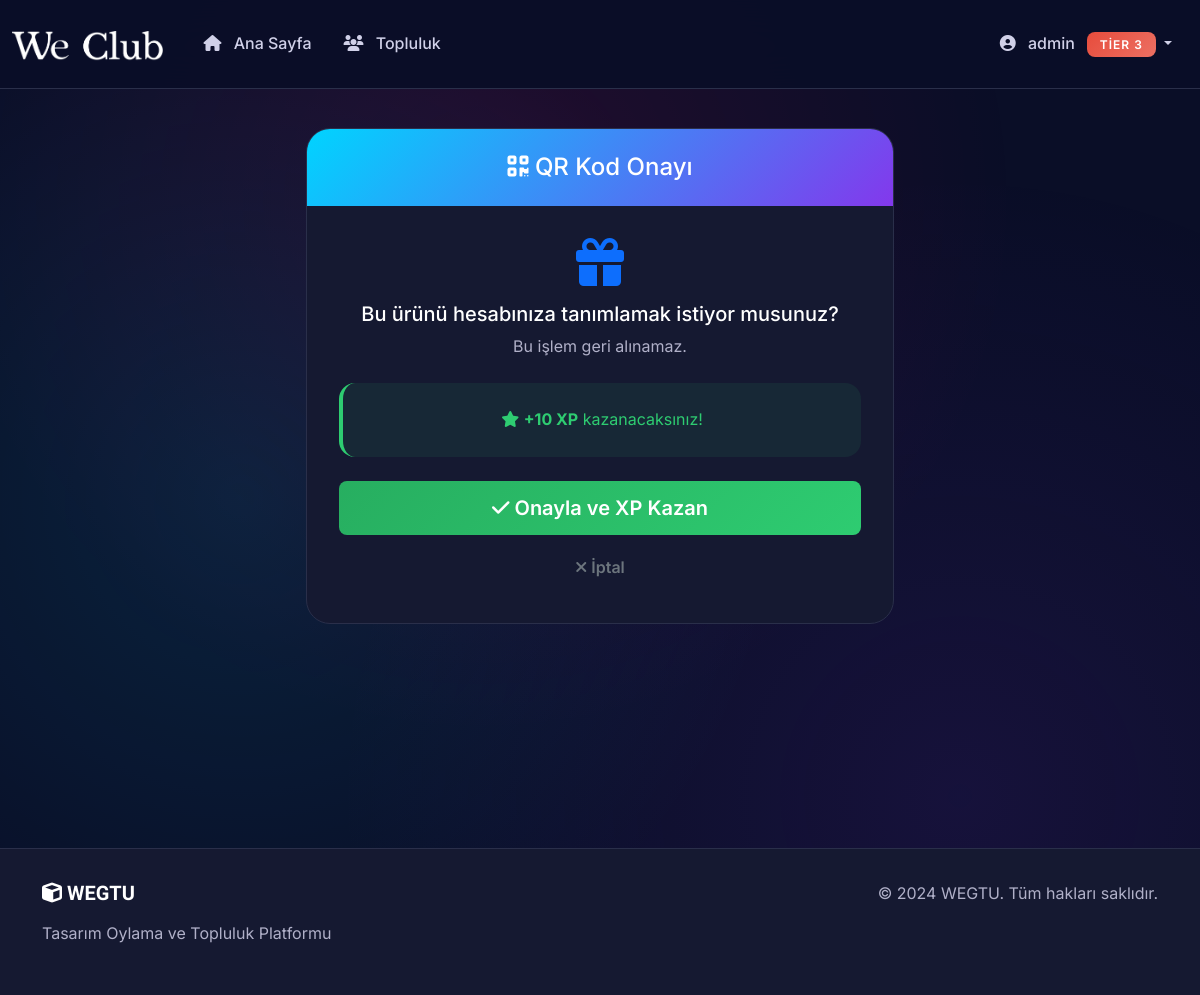
The app's page /qr/V0uQJKcp9Y_9Vtg3umw2DA (signed in) with its own data.
### app/models.py (models this page shows, shortened)
class User(UserMixin, db.Model):
    id = db.Column(db.Integer, primary_key=True)
    username = db.Column(db.String(64), index=True, unique=True, nullable=False)
    email = db.Column(db.String(120), index=True, unique=True, nullable=False)
    password_hash = db.Column(db.String(256), nullable=False)
    tier = db.Column(db.Integer, default=0)  # Tier 0: Aktif değil
    xp = db.Column(db.Integer, default=0)
    is_admin = db.Column(db.Boolean, default=False)  # Admin kontrolü
    bio = db.Column(db.Text, nullable=True)
    profile_image = db.Column(db.String(120), nullable=True, default='default.jpg')
    designs = db.relationship('Design', backref='owner', lazy='dynamic')
    votes = db.relationship('Vote', backref='voter', lazy='dynamic')
    comments = db.relationship('Comment', backref='author', lazy='dynamic')
    created_polls = db.relationship('Poll', backref='creator', lazy='dynamic')

class QRCode(db.Model):
    id = db.Column(db.Integer, primary_key=True)
    hash_id = db.Column(db.String(100), unique=True, index=True, nullable=False)
    xp_value = db.Column(db.Integer, default=10)
    is_used = db.Column(db.Boolean, default=False)
    used_by_user_id = db.Column(db.Integer, db.ForeignKey('user.id'), nullable=True)
    used_at = db.Column(db.DateTime, nullable=True)
    created_at = db.Column(db.DateTime, default=datetime.utcnow)
    used_by = db.relationship('User', backref='qr_codes_used')

### app/routes.py (the view)
@main_bp.route('/qr/<string:hash_id>')
@login_required
def qr_scan(hash_id):
    qr = QRCode.query.filter_by(hash_id=hash_id).first()
    if not qr:
        flash('Geçersiz QR kod.', 'error')
        return render_template('qr_error.html')
    if qr.is_used:
        flash('Bu QR kod daha önce kullanılmış.', 'error')
        return render_template('qr_error.html')
    return render_template('qr_confirm.html', qr=qr)

### app/__init__.py (called while the page is built)
def create_app():
    app = Flask(__name__)
    app.config['SECRET_KEY'] = 'your-secret-key-here'
    app.config['SQLALCHEMY_DATABASE_URI'] = 'sqlite:///wegtu.db'
    app.config['SQLALCHEMY_TRACK_MODIFICATIONS'] = False
    app.config['UPLOAD_FOLDER'] = 'app/static/uploads'
    app.config['MAX_CONTENT_LENGTH'] = 16 * 1024 * 1024  # 16MB max file size
    db.init_app(app)
    login_manager.init_app(app)
    csrf.init_app(app)
    login_manager.login_view = 'auth.login'
    login_manager.login_message = 'Bu sayfaya erişmek için giriş yapmalısınız.'
    login_manager.login_message_category = 'info'
    @login_manager.user_loader
    def load_user(user_id):
        from app.models import User
        return User.query.get(int(user_id))
    from app.routes import main_bp, auth_bp
    app.register_blueprint(main_bp)
    app.register_blueprint(auth_bp, url_prefix='/auth')
    return app

### app/templates/qr_confirm.html (shortened to what this page needs)
{% extends "base.html" %}
{% block content %}
<div class="row justify-content-center">
    <div class="col-md-6">
        <div class="card">
            <div class="card-header text-center">
                <h4 class="mb-0">
                    <i class="fas fa-qrcode"></i> QR Kod Onayı
                </h4>
            </div>
            <div class="card-body text-center">
                <div class="mb-4">
                    <i class="fas fa-gift fa-3x text-primary mb-3"></i>
                    <h5>Bu ürünü hesabınıza tanımlamak istiyor musunuz?</h5>
                    <p class="text-muted">Bu işlem geri alınamaz.</p>
                </div>
                <div class="alert alert-success">
                    <i class="fas fa-star"></i>
                    <strong>+{{ qr.xp_value }} XP</strong> kazanacaksınız!
                </div>
                <form method="POST" action="{{ url_for('main.qr_claim', hash_id=qr.hash_id) }}">
                    <div class="d-grid gap-2">
                        <button type="submit" class="btn btn-success btn-lg">
                            <i class="fas fa-check"></i> Onayla ve XP Kazan
                        </button>
                        <a href="{{ url_for('main.index') }}" class="btn btn-outline-secondary">
                            <i class="fas fa-times"></i> İptal
                        </a>
                    </div>
                </form>
            </div>
        </div>
    </div>
</div>
{% endblock %}

### app/templates/base.html (shortened to what this page needs)
<!DOCTYPE html>
<html lang="tr">
<head>
    <link href="https://cdn.jsdelivr.net/npm/bootstrap@5.3.2/dist/css/bootstrap.min.css" rel="stylesheet">
    <link rel="stylesheet" href="https://cdnjs.cloudflare.com/ajax/libs/font-awesome/6.5.1/css/all.min.css">
    <link href="{{ url_for('static', filename='css/style.css') }}" rel="stylesheet">
</head>
<body>
    <nav class="navbar navbar-expand-lg fixed-top navbar-dark">
        <div class="container-fluid">
            <a class="navbar-brand" href="{{ url_for('main.index') }}">
                <img src="{{ url_for('static', filename='img/logo.png') }}" alt="" height="30">
            </a>
            <div class="collapse navbar-collapse" id="navbarNav">
                <ul class="navbar-nav me-auto">
                    <li class="nav-item">
                        <a class="nav-link" href="{{ url_for('main.index') }}">
                            <i class="fas fa-home"></i> Ana Sayfa
                        </a>
                    </li>
                    <li class="nav-item">
                        <a class="nav-link" href="{{ url_for('main.forum') }}">
                            <i class="fas fa-users"></i> Topluluk
                        </a>
                    </li>
                </ul>
                <ul class="navbar-nav">
                    {% if current_user.is_authenticated %}
                        <li class="nav-item dropdown">
                            <a class="nav-link dropdown-toggle" href="#" id="navbarDropdown" role="button" data-bs-toggle="dropdown">
                                <i class="fas fa-user-circle"></i> {{ current_user.username }}
                                <span class="badge tier-{{ current_user.tier }} ms-2">
                                    Tier {{ current_user.tier }}
                                </span>
                            </a>
                        </li>
                    {% endif %}
                </ul>
            </div>
        </div>
    </nav>
    <main class="main-content">
        {% block content %}{% endblock %}
    </main>
    <footer class="footer">
        <div class="container">
            <div class="row">
                <div class="col-md-6">
                    <h5><i class="fas fa-cube"></i> WEGTU</h5>
                    <p class="text-muted">Tasarım Oylama ve Topluluk Platformu</p>
                </div>
                <div class="col-md-6 text-md-end">
                    <p class="text-muted">&copy; 2024 WEGTU. Tüm hakları saklıdır.</p>
                </div>
            </div>
        </div>
    </footer>
</body>
</html>

### app/static/css/style.css (style rules this page uses)
:root { --bg-primary: #0a0e27; --bg-secondary: #151931; --bg-tertiary: #1e233a; --accent-primary: #00d4ff; --accent-secondary: #ff006e; --accent-tertiary: #8338ec; --text-primary: #ffffff; --text-secondary: #d0d0e8; --text-muted: #b0b0c8; --border-color: #2a2f4a; --gradient-primary: linear-gradient(135deg, #667eea 0%, #764ba2 100%); --gradient-accent: linear-gradient(135deg, #00d4ff 0%, #8338ec 100%); --gradient-hero: linear-gradient(135deg, #0a0e27 0%, #1e233a 50%, #151931 100%); --font-display: 'Orbitron', sans-serif; --font-body: 'Inter', sans-serif; --spacing-xs: 0.5rem; --spacing-sm: 1rem; --spacing-md: 1.5rem; --spacing-lg: 2rem; --spacing-xl: 3rem; --radius-sm: 0.5rem; --radius-md: 1rem; --radius-lg: 1.5rem; --shadow-sm: 0 2px 4px rgba(0, 0, 0, 0.1); --shadow-md: 0 4px 12px rgba(0, 0, 0, 0.2); --shadow-lg: 0 8px 24px rgba(0, 0, 0, 0.3); --shadow-glow: 0 0 20px rgba(0, 212, 255, 0.3); }
* { margin: 0; padding: 0; box-sizing: border-box; }
body { font-family: var(--font-body); background: var(--bg-primary); color: var(--text-primary); line-height: 1.6; overflow-x: hidden; }
body::before { content: ''; position: fixed; top: 0; left: 0; width: 100%; height: 100%; background: radial-gradient(circle at 20% 50%, rgba(0, 212, 255, 0.1) 0%, transparent 50%), radial-gradient(circle at 80% 80%, rgba(131, 56, 236, 0.1) 0%, transparent 50%), radial-gradient(circle at 40% 20%, rgba(255, 0, 110, 0.1) 0%, transparent 50%); pointer-events: none; z-index: -1; }
.navbar { background: rgba(10, 14, 39, 0.95) !important; backdrop-filter: blur(20px); border-bottom: 1px solid var(--border-color); padding: var(--spacing-sm) 0; transition: all 0.3s ease; }
.navbar-brand { font-family: var(--font-display); font-weight: 700; font-size: 1.8rem; background: var(--gradient-accent); -webkit-background-clip: text; -webkit-text-fill-color: transparent; background-clip: text; letter-spacing: 2px; }
.nav-link { color: var(--text-secondary) !important; font-weight: 500; padding: 0.5rem 1rem !important; transition: all 0.3s ease; position: relative; }
.nav-link i { margin-right: 0.5rem; }
.main-content { margin-top: 80px; min-height: calc(100vh - 80px); padding: var(--spacing-xl) 0; }
.container-fluid { max-width: 1400px; }
.card { background: var(--bg-secondary); border: 1px solid var(--border-color); border-radius: var(--radius-lg); transition: all 0.3s ease; overflow: hidden; }
.card-header { background: var(--gradient-accent); border: none; padding: var(--spacing-md); font-weight: 600; }
.card-body { padding: var(--spacing-lg); }
.card-body h5, .card-body h4, .card-body h3, .card-body h2, .card-body h1 { color: var(--text-primary); }
.card-body p { color: var(--text-secondary); }
.btn { border-radius: var(--radius-sm); font-weight: 600; padding: 0.75rem 1.5rem; transition: all 0.3s ease; border: none; position: relative; overflow: hidden; }
.btn-success { background: linear-gradient(135deg, #27ae60 0%, #2ecc71 100%); color: white; }
.badge { padding: 0.4rem 0.8rem; border-radius: var(--radius-sm); font-weight: 600; font-size: 0.75rem; text-transform: uppercase; letter-spacing: 1px; }
.tier-3 { background: linear-gradient(135deg, #e74c3c 0%, #ec7063 100%); }
.alert { border: none; border-radius: var(--radius-md); padding: var(--spacing-md); margin-bottom: var(--spacing-md); }
.alert-success { background: rgba(39, 174, 96, 0.1); color: #2ecc71; border-left: 4px solid #2ecc71; }
.footer { background: var(--bg-secondary); border-top: 1px solid var(--border-color); padding: var(--spacing-lg) 0; margin-top: var(--spacing-xl); }
.footer h5 { font-family: var(--font-display); font-weight: 700; margin-bottom: var(--spacing-sm); }
h2, h3, h4, h5, h6 { color: var(--text-primary); }
.text-muted { color: var(--text-muted) !important; }
p { color: var(--text-secondary); }

### records on screen
User: username "admin", tier "3"
QRCode: xp_value "10"
